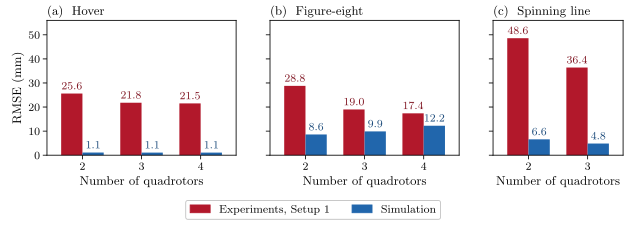

Write the Python code that produced this figure.
#!/usr/bin/env python3
"""5 Nov copy of review_2026-11-02/fig_summary.py: 'quadrotors'; saves beside itself.

Error on the three references by team size, Setup 1 against simulation (fig:res_summary, redrawn 2 Nov).

One message: the real world tracks several times worse than simulation on every reference, and team size changes
little apart from the pair on the paths. Data: the real-world cells of tab:res_real (the pair: its best flight of 28 Oct, Wesley 3 Nov) against the simulated means (the same runs
as docs/figures/review_2026-10-30/fig_summary.py, read from the thesis tables). Grouped bars, red real world, blue
simulation, value above each bar. The unexplained star and the per-run dots of the 30 Oct version are gone: the tables
carry the runs, and the text says which flight differs.
5 Nov: the simulated bars are the means of feed F031 (R3489-R3506, current tree, slope, 1 m), two runs per cell.
"""
import os
import sys

sys.path.insert(0, os.path.join(os.path.dirname(os.path.abspath(__file__)), '..', '..', '..', 'tools'))
import plot_style as ps  # noqa: E402
import matplotlib.pyplot as plt  # noqa: E402

RED, BLUE = '#b2182b', '#2166ac'
TEXT_OF = {RED: '#7d111e', BLUE: '#174778'}     # the value labels at 70 % (Wesley 14 Nov: too light)
import json  # noqa: E402
# 13 Nov (review): the simulated bars are the means of the runs behind Table 11 (results/analysis/s41_s42_2026-11-07.json,
# R4014-R4031), read here instead of typed; the real-world bars are Table 21's single flights.
_S41 = json.load(open(os.path.join(os.path.dirname(os.path.abspath(__file__)), '..', '..', '..', 'results', 'analysis',
                                   's41_s42_2026-11-07.json')))


def _sim(kind):
    out = {}
    for n in (2, 3, 4):
        v = [r['err_mm'] for r in _S41 if r.get('carriers') == n and r['kind'] == kind]
        out[n] = sum(v) / len(v)
    return out


PANELS = (('Hover', {2: 25.6, 3: 21.8, 4: 21.5}, _sim('hover'), 32),
          ('Figure-eight', {2: 28.8, 3: 19.0, 4: 17.4}, _sim('figure-8'), 52),
          ('Spinning line', {2: 48.6, 3: 36.4}, _sim('spinny line'), 70))
W = 0.36


def main():
    ps.thesis()
    # Wesley 14 Nov: a team size shows only where the experiments flew it (no four on the spinning line); the narrower
    # panel keeps the bars the same width on paper
    fig, axs = plt.subplots(1, 3, figsize=(6.27, 2.25), constrained_layout=False, sharey=True,
                            gridspec_kw=dict(width_ratios=[3.2, 3.2, 2.2]))
    for ax, (title, real, sim, top), letter in zip(axs, PANELS, 'abc'):
        ns = sorted(real)
        for n in ns:
            for off, table, col in ((-W / 2, real, RED), (W / 2, sim, BLUE)):
                ax.bar(n + off, table[n], W, color=col)
                ax.annotate(f'{table[n]:.1f}', xy=(n + off, table[n]), xytext=(0, 1.5),
                            textcoords='offset points', ha='center', va='bottom', fontsize=8, color=TEXT_OF[col])
        ax.set_xticks(ns)
        ax.set_xlim(ns[0] - 0.6, ns[-1] + 0.6)
        ax.set_ylim(0, 56)
        ax.set_xlabel('Number of quadrotors')
        ax.set_title(f'({letter})\\ \\ {title}', fontsize=9, loc='left', pad=4)
    axs[0].set_ylabel('RMSE (mm)')
    fig.subplots_adjust(left=0.075, right=0.995, top=0.91, bottom=0.31, wspace=0.2)
    handles = [plt.Rectangle((0, 0), 1, 1, color=RED), plt.Rectangle((0, 0), 1, 1, color=BLUE)]
    ps.legend_below(fig, handles, ['Experiments, Setup 1', 'Simulation'], ncol=2)
    here = os.path.dirname(os.path.abspath(__file__))
    fig.savefig(os.path.join(here, 'fig_summary.pdf'))
    fig.savefig(os.path.join(here, 'fig_summary.png'), dpi=200)


if __name__ == '__main__':
    main()
